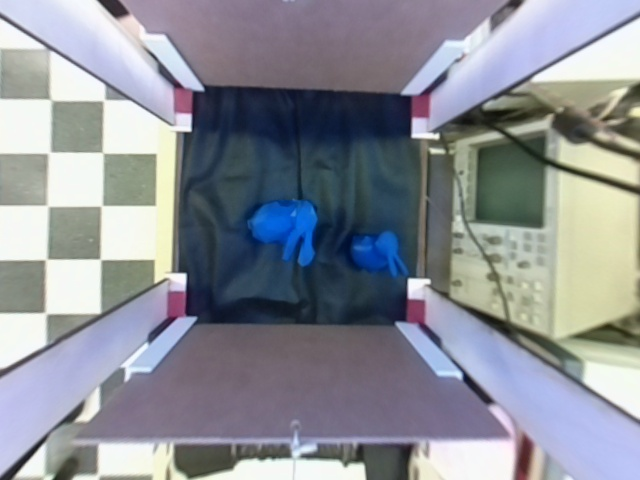
#> input picture Code/PiCamera/Object_Detection_Files/Litiere.jpg, 640 x 480 px, given in place of the camera
$ python CodeCamera.py
#> lines starting #> are read from the running program, lines starting #| are printed output that depends on the picture; after the words box and inside, x2 and y2 are one past the last pixel; in counts of white or black regions, pixels touching at a corner belong together
### Code/PiCamera/Object_Detection_Files/FonctionsCam.py
#Ce fichier contient toute les fonctions nécéssaire pour la caméra

from cmath import inf
import cv2 as cv
import numpy as np
import RPi.GPIO as GPIO
import time


LED = 11
# Une classe qui permet de stocker les informations des zones souillées.
class Zone :


    # Une méthode utilisée pour créer l'objet (Contructor).
    def __init__(self, largeur, hauteur, centreX, centreY, aire):

      self.largeur= largeur
      self.hauteur = hauteur
      self.centreX = centreX
      self.centreY = centreY
      self.aire    = aire


    def getLargeur(self):
        return self.largeur


    def getHauteur(self):
        return self.hauteur

    def getCentreX(self):
        return self.centreX

    def getCentreY(self):
        return self.centreY

    def getAire(self):
        return self.aire

#Initialisation GPIO
def InitGPIO():
  GPIO.setmode(GPIO.BOARD)
  GPIO.setup(LED, GPIO.OUT)
  GPIO.setwarnings(False)

# Définition permet de coriger le fisheye de la caméra
def undistort(img):
    DIM=(640, 480)
    K=np.array([[256.5223090219522, 0.0, 300.8492878302576], [0.0, 255.95393505302218, 200.83738221162403], [0.0, 0.0, 1.0]])
    D=np.array([[-0.03309970266931218], [-0.035713407140983686], [0.03466182058100104], [-0.014366025635664394]])
    #img = cv.imread(img_path)
    # img = cv.imread(img)
    h,w = img.shape[:2]
    map1, map2 = cv.fisheye.initUndistortRectifyMap(K, D, np.eye(3), K, DIM, cv.CV_16SC2)
    undistorted_img = cv.remap(img, map1, map2, interpolation=cv.INTER_LINEAR, borderMode=cv.BORDER_CONSTANT)
    #cv.imshow("undistorted", undistorted_img)
    #cv.waitKey(0)
    #cv.destroyAllWindows()
    return undistorted_img

#Trouver toute les zones qui dépasse un aire minimum
def findZones(contours,LimiteAireMin,LimiteAireMax,image):
  Liste = []
  for c in contours:
    Aire = cv.contourArea(c)
    # print(Aire) #Débug
    #Trouve le centre et le contour des zones souillées et les affiche sur l'image
    if (Aire > LimiteAireMin) & (Aire < LimiteAireMax):
      x,y,h,w = cv.boundingRect(c)
      #Ajoute la position dans la liste
      Z = Zone(w, h, x+(w//2), y+(h//2),Aire)
      Liste.append(Z)

      #Affiche les zones sur l'image
      cv.rectangle(image, (x, y), (x+h, y+w),(0,255,0),5)
      cv.circle(image,(x+(w//2),y+(h//2)),1,(0,0,255),10)
  return Liste

def Scan():
  print("Scan en cours...")
  "Ouverture des LED:"
  GPIO.output(LED, GPIO.HIGH)
  time.sleep(1)
  "Variables:"
  #Assignation de la caméra pi
  cam = cv.VideoCapture(0)

  # Définie la couleur à trouvé en HSV pour les zones souillées
  lower_orange = np.array([0,30,200])
  upper_orange = np.array([15,100,255])


  # Définie la couleur rouge à trouvé en HSV pour les ancrages
  lower_red = np.array([160,100,50])
  upper_red = np.array([180,200,200])

  # Définie la couleur bleu à trouvé en HSV pour les lapins
  lower_blue = np.array([80,200,0])
  upper_blue = np.array([130,255,255])


  "Démarage du scan de l'image"
  #Code pour tests sans cam
  # path = r'/home/pi/Documents/Cagius/Code/PiCamera/Object_Detection_Files/Litiere.jpg'
  # im = cv.imread(path,1)

  #Prise de la photo de la litière
  result, img = cam.read()
#> img is the input picture: shape (480, 640, 3); mean B, G, R 151.2, 142.9, 139.3
  #Nom de l'image
  filename = 'Litiere1' + '.jpg'
  #Corection du fishEye
  im = undistort(img)
#> in undistort, `undistorted_img = cv.remap(img, map1, map2, interpolation=cv.INTER_LIN..`:
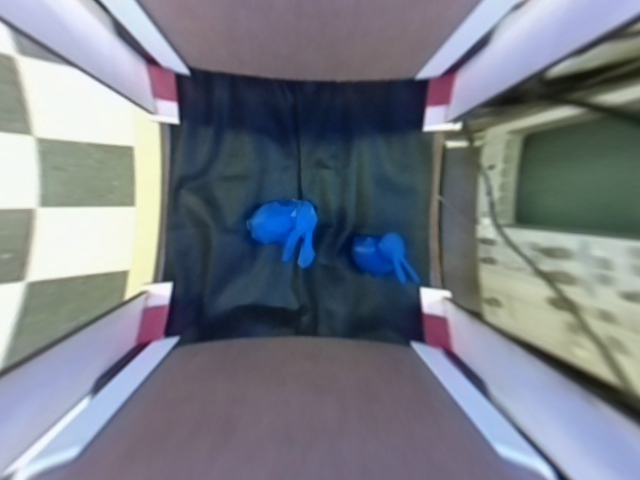
#> undistorted_img: shape (480, 640, 3); mean B, G, R 134.4, 124.4, 119.2

  # Enregistrement de l'image pour observation
  cv.imwrite(filename, im)

  #Resize de l'image
  im = im[80:350,150:450]
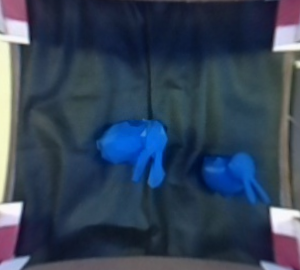
#> im: shape (270, 300, 3); mean B, G, R 88, 67, 52.1


  # [7 lines of commented-out code are left out]
  hsv = cv.cvtColor(im, cv.COLOR_BGR2HSV)
#> hsv: shape (270, 300, 3); mean H, S, V 104.6, 121.3, 90.1

  # Créer les images en binaire sur les couleurs recherchés
  maskSouille = cv.inRange(hsv, lower_orange, upper_orange)
#> maskSouille: shape (270, 300); every value is 0
  maskAncrage = cv.inRange(hsv, lower_red, upper_red)
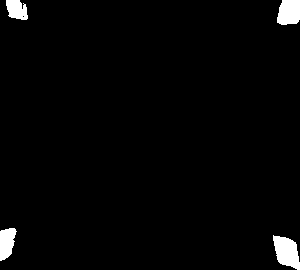
#> maskAncrage: shape (270, 300); 2.3% white; 4 white regions, box (x1, y1, x2, y2) and area: (273, 235, 300, 270) 631, (277, 0, 300, 25) 504, (0, 228, 17, 261) 403, (6, 0, 28, 20) 338
  maskLapin = cv.inRange(hsv, lower_blue, upper_blue)
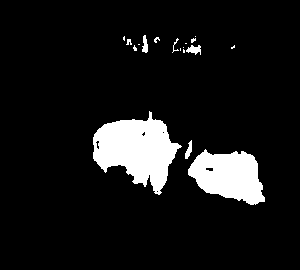
#> maskLapin: shape (270, 300); 9.2% white; 18 white regions (10 under 20 px)

  #Trouve les contours dans les masks
  contoursSouille, hierarchy = cv.findContours(maskSouille, cv.RETR_EXTERNAL, cv.CHAIN_APPROX_SIMPLE)
#> contoursSouille = []
  contoursAncrage, hierarchy = cv.findContours(maskAncrage, cv.RETR_EXTERNAL, cv.CHAIN_APPROX_SIMPLE)
#> contoursAncrage = 4 contours; box (x1, y1, x2, y2) and area: (273, 235, 300, 270) 582, (277, 0, 300, 25) 462, (0, 228, 17, 261) 362, (6, 0, 28, 20) 299
  contoursLapin, hierarchy = cv.findContours(maskLapin, cv.RETR_EXTERNAL, cv.CHAIN_APPROX_SIMPLE)
#> contoursLapin = 18 contours, 13 with area under 20; largest, box (x1, y1, x2, y2) and area: (93, 111, 182, 195) 4082, (188, 149, 265, 205) 2773, (186, 45, 201, 55) 70, (142, 35, 148, 53) 54, (185, 140, 192, 159) 53

  #Trouver toute les zones souilées qui dépasse un aire minimum
  # print("Aire Souille")
  ListeSouille = findZones(contoursSouille,200,8000,im)
#> after the loop in findZones, `for c in contours:`: Liste = []
#> ListeSouille = []

  #Trouver toute les Ancrages qui dépasse un aire minimum
  # print("Aire Ancrage")
  ListeAncrage = findZones(contoursAncrage,150,500,im)
#> call 2 of findZones, with LimiteAireMin = 150, LimiteAireMax = 500
#> the loop in findZones (call 2), `for c in contours:` made 4 passes
#> (Aire, x, y, h, w) on passes 2 to 4: (362.5, 0, 228, 17, 33), (462.5, 277, 0, 23, 25), (299, 6, 0, 22, 20)
#> Aire on pass 1: 582
#> after the loop in findZones (call 2), `for c in contours:`:
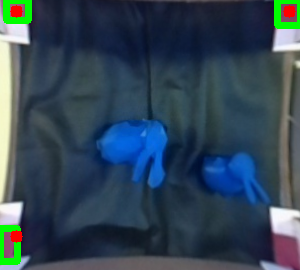
#> image: shape (270, 300, 3); 2.23% of pixels changed, all inside (x1, y1, x2, y2) = (0, 0, 300, 265)
#> after the loop in findZones (call 2), `for c in contours:`: Liste = 3 items
#> ListeAncrage = 3 items

  #Trouver toute les Lapins qui dépasse un aire minimum
  # print("Aire Lapin")
  ListeLapin = findZones(contoursLapin,400,5000,im)
#> call 3 of findZones, with LimiteAireMin = 400, LimiteAireMax = 5000
#> the loop in findZones (call 3), `for c in contours:` made 18 passes
#> (Aire, x, y, h, w) on passes 1, 3: (2773, 188, 149, 77, 56), (4081.5, 93, 111, 89, 84)
#> Aire on passes 2, 7, 8, 9, 12, 13: 53, 3.5, 69.5, 8, 12, 9.5
#> after the loop in findZones (call 3), `for c in contours:`:
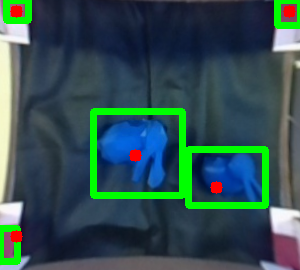
#> image: shape (270, 300, 3); 5.48% of pixels changed, all inside (x1, y1, x2, y2) = (90, 108, 269, 209)
#> after the loop in findZones (call 3), `for c in contours:`: Liste = 2 items
#> ListeLapin = 2 items

  "Calcul du nombre de lapin dans la cage"
  nbrLapin = len(ListeLapin)
#> nbrLapin = 2

  "Calcul du pourcentage(%) à vider"
  #Initialise la valeux de la distance du convoyeur
  Ymax = 0
  AireSouille = 0
  #Affiche les zones souillées et calcul la plus loin de la poubelle
  for z in ListeSouille:
    if z.getCentreY() > Ymax:
      Ymax = z.getCentreY()
    AireSouille = AireSouille + z.getAire()
#> this loop made 0 passes
#> after the loop, AireSouille = 0; Ymax = 0
    # print('CentreX : {}, CentreY : {}'.format(z.getCentreX(),z.getCentreY()))

  YAncrageMax = 0
  YAncrageMin = inf
  for z in ListeAncrage:
    if z.getCentreY() > YAncrageMax:
      YAncrageMax = z.getCentreY()
    if z.getCentreY() < YAncrageMin:
      YAncrageMin = z.getCentreY()
#> this loop made 3 passes
#> (YAncrageMax, YAncrageMin) on pass 1: (236, 236)
#> YAncrageMin on pass 2: 11
#> after the loop, YAncrageMax = 236; YAncrageMin = 11
    # [7 lines of commented-out code are left out]
  Pourcentage = (Ymax/YAncrageMax) * 100
#> Pourcentage = 0
  # print('AireSouille : {}'.format(AireSouille))

  AireTotale = 30000
  print('PourHMI: {}'.format((AireSouille*100/AireTotale)))
#| PourHMI: 0.0
  if((AireSouille*100/AireTotale) >= 0):
    # Vidage de la cage
    if(Pourcentage <= 40):
      Vidange = 1
    elif((Pourcentage > 40) and (Pourcentage <= 70)):
      Vidange = 2
    else:
      Vidange = 3
  else:
    Vidange = 0

  print('BitVidange : {}, NbrLapin : {}'.format(Vidange,nbrLapin))
#| BitVidange : 1, NbrLapin : 2
  "Fermeture des LED:"
  GPIO.output(LED, GPIO.LOW)
  # [8 lines of commented-out code are left out]
  filenameC = 'LitiereContours' + '.jpg'
  cv.imwrite(filenameC, im)


  print("Scan terminé!")
  "Retourne la valeur en % à vider"
  return Vidange,nbrLapin

### Code/PiCamera/Object_Detection_Files/CodeCamera.py
#Importation des librairies
import FonctionsCam as funcam

funcam.InitGPIO()
P,N = funcam.Scan()
#> P = 1; N = 2
print(P)
#| 1
print(N)
#| 2

$ run again, on Code/PiCamera/Object_Detection_Files/Rouge0.jpg
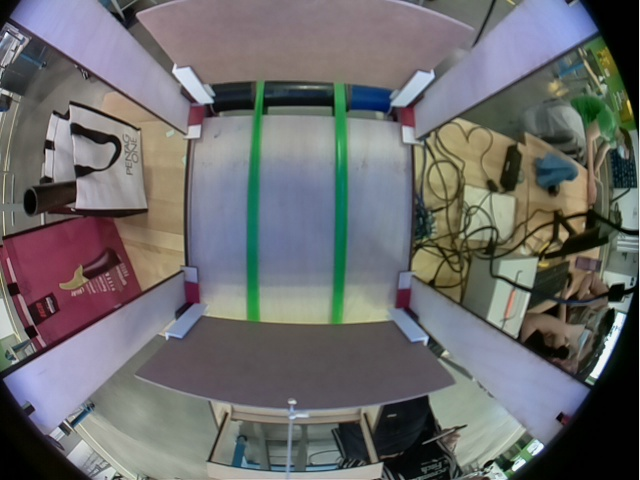
#> input picture Code/PiCamera/Object_Detection_Files/Rouge0.jpg, 640 x 480 px, given in place of the camera
#> in Scan, img is the input picture: shape (480, 640, 3); mean B, G, R 108.2, 107.5, 107.8
#> hsv: shape (270, 300, 3); mean H, S, V 87, 61.3, 134.8
#> maskSouille: shape (270, 300); every value is 0
#> in Scan, `maskAncrage = cv.inRange(hsv, lower_red, upper_red)`:
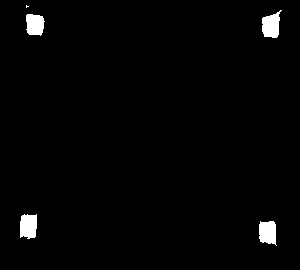
#> maskAncrage: shape (270, 300); 1.8% white; 5 white regions (1 under 20 px), largest, box (x1, y1, x2, y2) and area: (262, 10, 282, 38) 376, (20, 214, 37, 239) 372, (259, 221, 277, 246) 359, (26, 14, 45, 36) 339
#> maskLapin: shape (270, 300); 2.9% white; 5 white regions (2 under 20 px)
#> contoursSouille = []
#> contoursAncrage = 5 contours, 1 with area under 20; largest, box (x1, y1, x2, y2) and area: (262, 10, 282, 38) 337, (20, 214, 37, 239) 334, (259, 221, 277, 246) 322, (26, 14, 45, 36) 306
#> contoursLapin = 5 contours, 2 with area under 20; largest, box (x1, y1, x2, y2) and area: (205, 0, 251, 23) 858, (96, 96, 107, 197) 614, (187, 85, 196, 178) 590
#> after the loop in findZones, `for c in contours:`: Liste = []
#> the loop in findZones (call 2), `for c in contours:` made 5 passes
#> (Aire, x, y, h, w) on passes 1 to 4: (321.5, 259, 221, 18, 25), (333.5, 20, 214, 17, 25), (305.5, 26, 14, 19, 22), (337, 262, 10, 20, 28)
#> ListeAncrage = 4 items
#> the loop in findZones (call 3), `for c in contours:` made 5 passes
#> (Aire, x, y, h, w) on passes 1, 3, 5: (614.5, 96, 96, 11, 101), (589.5, 187, 85, 9, 93), (858.5, 205, 0, 46, 23)
#> after the loop in findZones (call 3), `for c in contours:`:
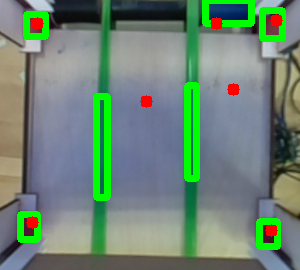
#> image: shape (270, 300, 3); mean B, G, R 116.1, 133.5, 109
#> after the loop in findZones (call 3), `for c in contours:`: Liste = 3 items
#> nbrLapin = 3
#> after the loop in Scan, `for z in ListeSouille:`: AireSouille = 0
#> the loop in Scan, `for z in ListeAncrage:` made 4 passes
#> (YAncrageMax, YAncrageMin) on pass 1: (230, 230)
#> after the loop in Scan, `for z in ListeAncrage:`: YAncrageMax = 230; YAncrageMin = 20
#> Pourcentage = 0
#| PourHMI: 0.0
#| BitVidange : 1, NbrLapin : 3
#> P = 1; N = 3
#| 1
#| 3
